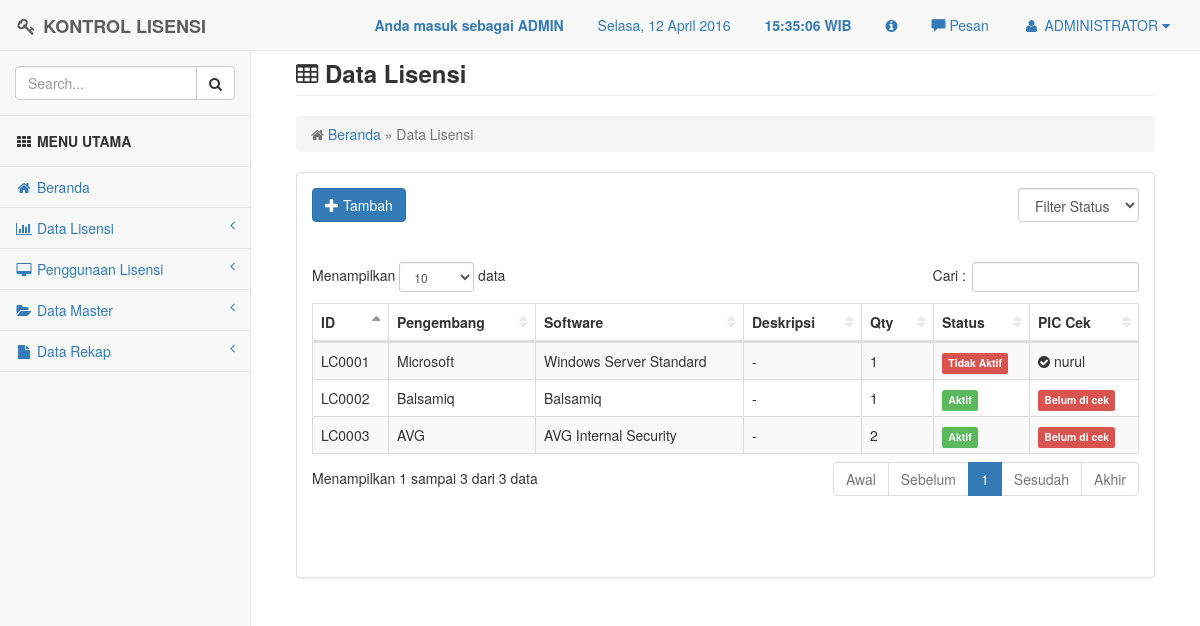
The page /lisensi/lisensi_filstat.php (signed in) on the database its author committed.
### tables this page shows
CREATE TABLE `t_user` (
  `nama_lengkap` varchar(20) NOT NULL,
  `userid` varchar(20) NOT NULL,
  `password` varchar(100) NOT NULL,
  `level` varchar(10) NOT NULL
);

CREATE TABLE `t_license` (
  `id_license` varchar(10) NOT NULL,
  `pengembang` varchar(30) NOT NULL,
  `software` varchar(50) NOT NULL,
  `no_license` varchar(30) NOT NULL,
  `no_part_license` varchar(50) NOT NULL,
  `jenis_license` varchar(30) NOT NULL,
  `deskripsi` text NOT NULL,
  `vendor` varchar(30) NOT NULL,
  `no_bantex` varchar(4) NOT NULL,
  `section_pemilik` varchar(30) NOT NULL,
  `jumlah` int(4) NOT NULL,
  `tanggal_terbit` date NOT NULL,
  `masa_berlaku` date NOT NULL,
  `status` varchar(20) NOT NULL,
  `pic_input` varchar(20) NOT NULL,
  `tgl_input` datetime NOT NULL,
  `pic_cek` varchar(20) NOT NULL,
  `tgl_cek` datetime NOT NULL,
  `file_gambar` varchar(200) NOT NULL,
  PRIMARY KEY (`id_license`)
);

### lisensi/lisensi_filstat.php (the view, shortened to what this page needs)
<?php
include "../config/header.php";
include '../config/conn.php';
?>
<div id="page-wrapper">
	<div class="container-fluid">
		<div class="row">
			<div class="col-lg-12">
				<h3 class="page-header"><i class="fa fa-table"></i> <strong>Data Lisensi</strong></h3>
                <ol class="breadcrumb">
                	<li class="active">
                    	<i class="fa fa-home"></i>
                        <a href="../config/index.php" title="Kembali Ke Beranda">Beranda</a> &raquo; Data Lisensi
                    </li>
               </ol>
            </div>
        </div>
        <div class="row">
        	<div class="col-lg-12">
            	<div class="panel panel-default">
                	<div class="panel-body">
					<table width="100%">
					<tr>
					<td align="left">
							<a href="lisensi_add.php" title="Tambah Data License" class="btn btn-primary btn-md">
							<span class="glyphicon glyphicon-plus" aria-hidden="true"></span> Tambah</a>
						</td>
					<td align="right">
                    <form class="form-inline" method="post">
                        <div class="form-group">
                            <select name="status" class="form-control" onchange="form.submit()">
                                <option value="0">Filter Status</option>
								<?php $status = (isset($_POST['status']) ? strtolower($_POST['status']) : NULL);  ?>
                            </select>
                        </div>
                    </form>
					</td>
					</tr>
					</table>
					<br>
					<br>
					<table id="table" class="display table table-bordered table-striped table-hover">
					<thead>
     					<tr>
                            <th>ID</th>
          					<th>Pengembang</th>
          					<th>Software</th>
                            <th>Deskripsi</th>
							<th>Qty</th>
          					<th>Status</th>
          					<th>PIC Cek</th>
     					</tr>
					</thead>
					<tbody>
					<?php
						if($status){
							$sql = mysqli_query($koneksi, "SELECT * FROM t_license WHERE status='$status' ORDER BY id_license ASC");
						}else{
							$sql = mysqli_query($koneksi, "SELECT * FROM t_license ORDER BY id_license ASC");
						}
						if(mysqli_num_rows($sql) == 0){
							echo '';
						}else{
							while($row = mysqli_fetch_assoc($sql)){
								echo '
								<tr>
									<td>'.$row['id_license'].'</td>
									<td>'.$row['pengembang'].'</td>
									<td>'.$row['software'].'</td>
									<td>'.$row['deskripsi'].'</td>
									<td>'.$row['jumlah'].'</td>
									<td>';
									if($row['status'] >= 0){
											echo '<span class="label label-success">Aktif</span>';
										} else if ($row['status'] <0 ){
											echo '<span class="label label-danger">Tidak Aktif</span>';
										}
											echo '
									</td>
									<td>';
										if ($row['pic_cek'] == ''){
											echo '<span class="label label-danger">Belum di cek</span>';
										} else {
											echo('<i class="fa fa-check-circle"></i> ' .$row['pic_cek']);
										}
											echo '
									</td>
								</tr>
								';
							}
						}
						?>
					</table>
    				<br /><br /><br />
					</div>
				</div>
			</div>
		</div>
	</div>
</div>
<?php
include "../config/footer.php";
?>

### config/header.php (shortened to what this page needs)
<!DOCTYPE html>
<html>
<head>
    <link href="../assets/plugins/bootstrap/dist/css/bootstrap.min.css" rel="stylesheet">
    <link href="../assets/plugins/metisMenu/dist/metisMenu.min.css" rel="stylesheet">
    <link href="../assets/plugins/datatables-plugins/integration/bootstrap/3/dataTables.bootstrap.css" rel="stylesheet">
    <link href="../assets/plugins/bootstrap/dist/css/bootstrap-datepicker.css" rel="stylesheet">
	<link href="../assets/plugins/validator/css/bootstrapValidator.css" rel="stylesheet" type="text/css" >
	<link href="../assets/css/style.css" rel="stylesheet">
    <link href="../assets/font-awesome/css/font-awesome.min.css" rel="stylesheet" type="text/css">
	<link href="../assets/plugins/chosen/chosen.css" rel="stylesheet">
	<link href="../assets/plugins/fileinput/fileinput.css" rel="stylesheet">
	<link href="../assets/plugins/fancybox/jquery.fancybox.css?v=2.1.5" media="screen" rel="stylesheet" type="text/css" />
</head>
<body>
    <div id="wrapper">
        <nav class="navbar navbar-default navbar-fixed-top" role="navigation" style="margin-bottom: 0">
			<div class="navbar-header">
                <a class="navbar-brand" href="index.html"><i class="fa fa-key fa-fw"></i> <strong>KONTROL LISENSI</strong></a>
            </div>
			<ul class="nav navbar-top-links navbar-right">
				<li class="dropdown">
				<?php
				if ($_SESSION['level'] == "admin"){
				?>
					<a><blink><strong>Anda masuk sebagai ADMIN</strong></blink></a>
                <?php
				}
				else if ($_SESSION['level'] == "user"){
				?>
					<a><blink><strong>Anda masuk sebagai USER</strong></blink></a>
				<?php
				}
				?>
				</li>
				<li class="dropdown"><a><span id="dates"><span id="the-day">Hari, 00 Bulan 0000</span></a></li>
				<li class="dropdown"><a><strong><span id="the-time"> 00:00:00 </span> WIB</strong></span></a></li>
                <li class="dropdown"><a data-toggle="modal" data-target="#myModal" href="#" title="Tentang Kami"><i class="fa fa-info-circle"></i></a></li>
                <li><a id="pesan_sedia" href="#" data-toggle="modal" data-target="#modalpesan"><span class='glyphicon glyphicon-comment'></span>  Pesan</a></li>
				<li class="dropdown">
					<?php
					$aksi = "select * from t_user where userid = '".$_SESSION['userid']."'";
					$hasil = mysql_query($aksi);
					$data = mysql_fetch_array ($hasil);
					?>
                    <a class="dropdown-toggle" data-toggle="dropdown" href="#">
                        <i class="fa fa-user fa-fw"></i> <?php echo $data['nama_lengkap'];?>  <i class="fa fa-caret-down"></i>
                    </a>
				</li>
			</ul>
            <?php
			include "menu.php";
			?>
        </nav>
		<br>

### assets/css/style.css (style rules this page uses)
body { background-color: #f8f8f8; }
#wrapper { width: 100%; }
#page-wrapper { padding: 0 15px; min-height: 568px; background-color: #fff; }
@media (min-width:768px) { #page-wrapper { position: inherit; margin: 0 0 0 250px; padding: 0 30px; border-left: 1px solid #e7e7e7; } }
.navbar-top-links { margin-right: 0; }
.navbar-top-links li { display: inline-block; }
.navbar-top-links li:last-child { margin-right: 15px; }
.navbar-top-links li a { padding: 15px; min-height: 50px; }
table.dataTable thead .sorting, table.dataTable thead .sorting_asc, table.dataTable thead .sorting_desc, table.dataTable thead .sorting_asc_disabled, table.dataTable thead .sorting_desc_disabled { background: 0 0; }
table.dataTable thead .sorting_asc:after { content: "\f0de"; float: right; font-family: fontawesome; }
table.dataTable thead .sorting:after { content: "\f0dc"; float: right; font-family: fontawesome; color: rgba(50,50,50,.5); }

### rows shown on the page
t_user: nama_lengkap "ADMINISTRATOR"
t_license: id_license "LC0001", pengembang "Microsoft", software "Windows Server Standard", deskripsi "-", jumlah "1", status "Tidak Aktif", pic_cek "nurul"
t_license: id_license "LC0002", pengembang "Balsamiq", software "Balsamiq", deskripsi "-", jumlah "1", status "Aktif", pic_cek "Belum di cek"
t_license: id_license "LC0003", pengembang "AVG", software "AVG Internal Security", deskripsi "-", jumlah "2", status "Aktif", pic_cek "Belum di cek"
